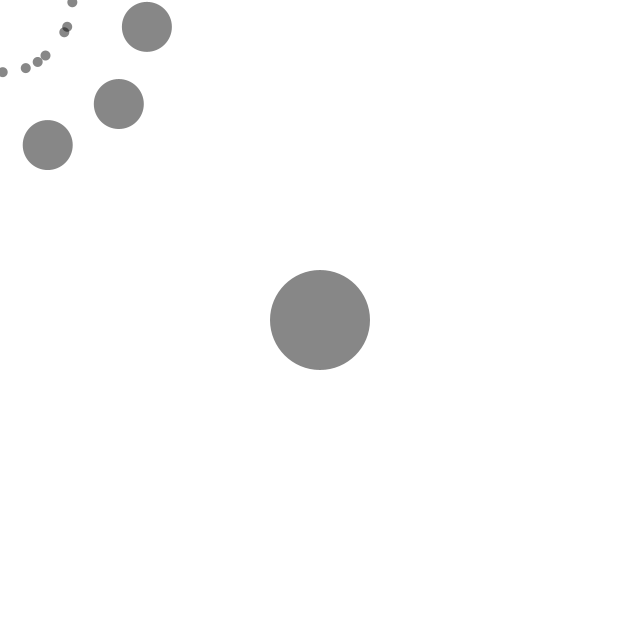
Frame 1 (no input)
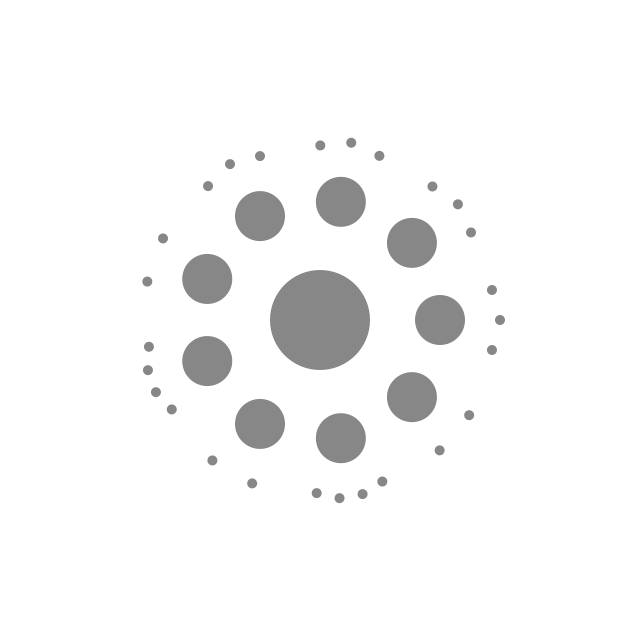
Frame 60 (the mouse pressed at the canvas centre just before this capture)
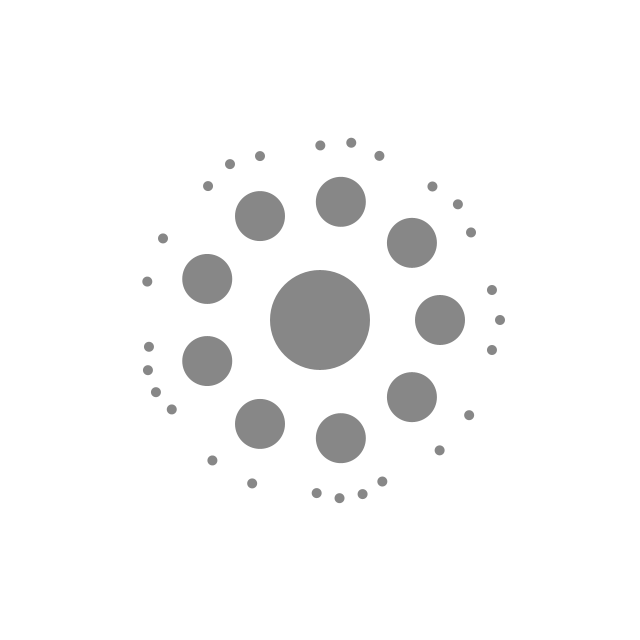
Frame 120 (the mouse held since frame 60 and released just before this capture)

The Processing sketch that drew these frames (run headless with seeded random() and noise(); from frame 60 on, the mouse is pressed at the canvas centre):

// Processing sketch: nodes03
// ── nodes03.pde
ArrayList<Node> nodes;
boolean mouseClicked;
void setup() {
  size(640, 640);
  nodes = new ArrayList<Node>();
  Node init = new Node(null, width/2, height/2, 100);
  nodes.add(init);
  for (int i = 0; i < 9; i++) {
    Node seg = new Node(init, 50);
    int r = int(random(2, 5)); 
    for (int j = 0; j < r; j++) {
      Node tri = new Node(seg, 10);
      /*
      for (int k = 0; k < 1; k++) {
       Node qua = new Node(tri, 16);
       }*/
    }
  }
  init.init();
}

void draw() {
  //println(frameRate, nodes.size());
  background(255);
  for (int i = 0; i < nodes.size (); i++) {
    Node n = nodes.get(i);
    n.update();
  }
  mouseClicked = false;
}

void mousePressed() {
  mouseClicked = true;
}


// ── Node.pde
class Node {
  ArrayList<Node> nodes;
  boolean drag;
  float cx, cy;
  float x, y, s;
  float ang; 
  Node parent;
  float velx, vely, fric;
  Node(Node parent, float x, float y, float s) {
    this.parent = parent;
    this.x = cx = x;
    this.y = cy = y;
    this.s = s;
    nodes = new ArrayList<Node>();
    if (parent != null) {
      setPosition(x, y);
      parent.addNode(this);
    }
  }

  Node(Node parent, float s) {
    this.parent = parent;
    this.s = s;
    x = parent.x;
    y = parent.y;
    nodes = new ArrayList<Node>();
    if (parent != null) {
      parent.addNode(this);
    }
  }

  void init() {
    float da = TWO_PI/nodes.size();
    float pa = 0;
    if (parent != null) {
      da = PI*0.5/nodes.size();
      pa = ang-da*(nodes.size()/2.0-0.5);
      //if (nodes.size()
    }
    for (int i = 0; i < nodes.size (); i++) {
      Node n = nodes.get(i);
      n.setPosition(cos(pa+i*da)*s*1.2, sin(pa+i*da)*s*1.2);
      n.init();
    }
  }

  void update() {
    if (mouseClicked) {
      if (dist(mouseX, mouseY, x, y) < s*0.5) {
        drag = true;
      }
    }
    if (!mousePressed) {
      drag = false;
    }
    if (drag) {
      x = mouseX;
      y = mouseY;
    } else {
      PVector force = new PVector(0, 0);
      if (parent != null) {
        Node n = parent;
        float dis, des, dx, dy;
        dis = dist(x, y, n.x, n.y);
        if (n != this) {
          if (dis < n.s*1.1) {
            des = dis*0.5;
            dx = (n.x-x)/des;
            dy = (n.y-y)/des;
            force.add(dx, dy, 0);
          }/* else if (dis > n.s*1.4) {
           des = dis*0.3;
           dx = (n.x-x)/des;
           dy = (n.y-y)/des;
           force.add(-dx, -dy, 0);
           }*/
        }
        for (int i = 0; i < parent.nodes.size (); i++) {
          n = parent.nodes.get(i);
          dis = dist(x, y, n.x, n.y);
          if (n != this && dis < n.s*1.2) {
            des = dis*0.2;
            dx = (n.x-x)/des;
            dy = (n.y-y)/des;
            force.add(dx, dy, 0);
          }
        }
      }

      x -= force.x;
      y -= force.y;

      if (parent != null) {
        /*
        x += (parent.x+cx-x)*0.12;
         y += (parent.y+cy-y)*0.12;
         */
        float tx = parent.x+cx;
        float ty = parent.y+cy;

        velx += (tx-x)*0.12;
        vely += (ty-y)*0.12;
        velx *= 0.7;
        vely *= 0.7;

        x += velx;
        y += vely;
      }
    }

    for (int i = 0; i < nodes.size (); i++) {
      nodes.get(i).update();
    }

    show();
  }

  void show() {
    noStroke();
    fill(0, 120);
    ellipse(x, y, s, s);
  }

  void addNode(Node n) {
    nodes.add(n);
  }

  void setPosition(float x, float y) {
    this.x = cx = x;
    this.y = cy = y;
    if (parent != null) ang = atan2(y, x);
  }
}
